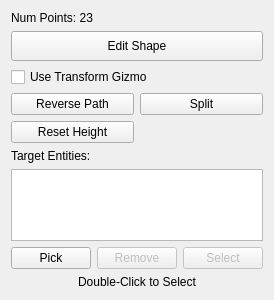
<?xml version="1.0" encoding="UTF-8"?>
<ui version="4.0">
 <class>ShapePanel</class>
 <widget class="QWidget" name="ShapePanel">
  <property name="geometry">
   <rect>
    <x>0</x>
    <y>0</y>
    <width>257</width>
    <height>297</height>
   </rect>
  </property>
  <property name="sizePolicy">
   <sizepolicy hsizetype="Preferred" vsizetype="Preferred">
    <horstretch>0</horstretch>
    <verstretch>0</verstretch>
   </sizepolicy>
  </property>
  <layout class="QVBoxLayout" name="verticalLayout_2">
   <item>
    <widget class="QLabel" name="numberOfPointsLabel">
     <property name="text">
      <string>Num Points: 23</string>
     </property>
     <property name="alignment">
      <set>Qt::AlignLeading|Qt::AlignLeft|Qt::AlignTop</set>
     </property>
    </widget>
   </item>
   <item>
    <widget class="QEditorToolButton" name="editButton">
     <property name="minimumSize">
      <size>
       <width>0</width>
       <height>30</height>
      </size>
     </property>
     <property name="text">
      <string>Edit Shape</string>
     </property>
    </widget>
   </item>
   <item>
    <widget class="QCheckBox" name="useTransformGizmoCheck">
     <property name="text">
      <string>Use Transform Gizmo</string>
     </property>
    </widget>
   </item>
   <item>
    <layout class="QGridLayout" name="gridLayout" columnstretch="1,1">
     <item row="0" column="0">
      <widget class="QPushButton" name="reversePathButton">
       <property name="text">
        <string>Reverse Path</string>
       </property>
      </widget>
     </item>
     <item row="0" column="1">
      <widget class="QEditorToolButton" name="splitButton">
       <property name="text">
        <string>Split</string>
       </property>
      </widget>
     </item>
     <item row="1" column="0">
      <widget class="QPushButton" name="resetHeightButton">
       <property name="text">
        <string>Reset Height</string>
       </property>
      </widget>
     </item>
    </layout>
   </item>
   <item>
    <widget class="QLabel" name="targetEntitiesLabel">
     <property name="text">
      <string>Target Entities:</string>
     </property>
    </widget>
   </item>
   <item>
    <widget class="QListView" name="targetEntitiesListView">
     <property name="sizePolicy">
      <sizepolicy hsizetype="Expanding" vsizetype="Expanding">
       <horstretch>0</horstretch>
       <verstretch>0</verstretch>
      </sizepolicy>
     </property>
     <property name="minimumSize">
      <size>
       <width>0</width>
       <height>72</height>
      </size>
     </property>
     <property name="maximumSize">
      <size>
       <width>16777215</width>
       <height>72</height>
      </size>
     </property>
     <property name="uniformItemSizes">
      <bool>true</bool>
     </property>
    </widget>
   </item>
   <item>
    <layout class="QHBoxLayout" name="horizontalLayout">
     <item>
      <widget class="QPickObjectButton" name="pickButton">
       <property name="text">
        <string>Pick</string>
       </property>
      </widget>
     </item>
     <item>
      <widget class="QPushButton" name="removeButton">
       <property name="enabled">
        <bool>false</bool>
       </property>
       <property name="text">
        <string>Remove</string>
       </property>
      </widget>
     </item>
     <item>
      <widget class="QPushButton" name="selectButton">
       <property name="enabled">
        <bool>false</bool>
       </property>
       <property name="text">
        <string>Select</string>
       </property>
      </widget>
     </item>
    </layout>
   </item>
   <item>
    <widget class="QLabel" name="doubleClickExplanationLabel">
     <property name="text">
      <string>Double-Click to Select</string>
     </property>
     <property name="alignment">
      <set>Qt::AlignHCenter|Qt::AlignTop</set>
     </property>
    </widget>
   </item>
  </layout>
 </widget>
 <customwidgets>
  <customwidget>
   <class>QPickObjectButton</class>
   <extends>QPushButton</extends>
   <header>Controls/PickObjectButton.h</header>
  </customwidget>
  <customwidget>
   <class>QEditorToolButton</class>
   <extends>QPushButton</extends>
   <header>Controls/ToolButton.h</header>
  </customwidget>
 </customwidgets>
 <tabstops>
  <tabstop>editButton</tabstop>
  <tabstop>useTransformGizmoCheck</tabstop>
  <tabstop>reversePathButton</tabstop>
  <tabstop>splitButton</tabstop>
  <tabstop>resetHeightButton</tabstop>
  <tabstop>targetEntitiesListView</tabstop>
  <tabstop>pickButton</tabstop>
  <tabstop>removeButton</tabstop>
  <tabstop>selectButton</tabstop>
 </tabstops>
 <resources/>
 <connections/>
</ui>
